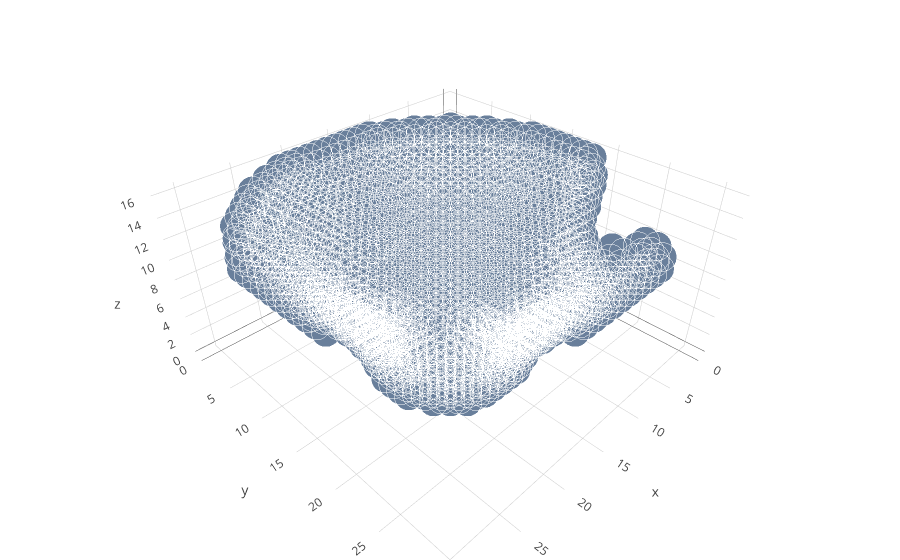

Write notebook code for a chart like this one.
### Code cell
i = np.random.choice(voxels.shape[0])
plot_vol(voxels[i])

### Figure 1 — Plotly figure (JSON) as saved in the notebook; plotly's stock layout.template omitted (floating-point values rounded to 4 significant figures; data arrays with more than 128 entries replaced by an {"elided": "..."} marker saying what was removed)
{"data": [{"marker": {"color": "rgb(105, 127, 155)", "line": {"color": "rgba(217, 217, 217, 0.14)", "width": 0.5}, "opacity": 1, "size": 10}, "mode": "markers", "type": "scatter3d", "x": {"elided": "1885 int values"}, "y": {"elided": "1885 int values"}, "z": {"elided": "1885 int values"}}], "layout": {"margin": {"b": 0, "l": 0, "r": 0, "t": 0}}}
